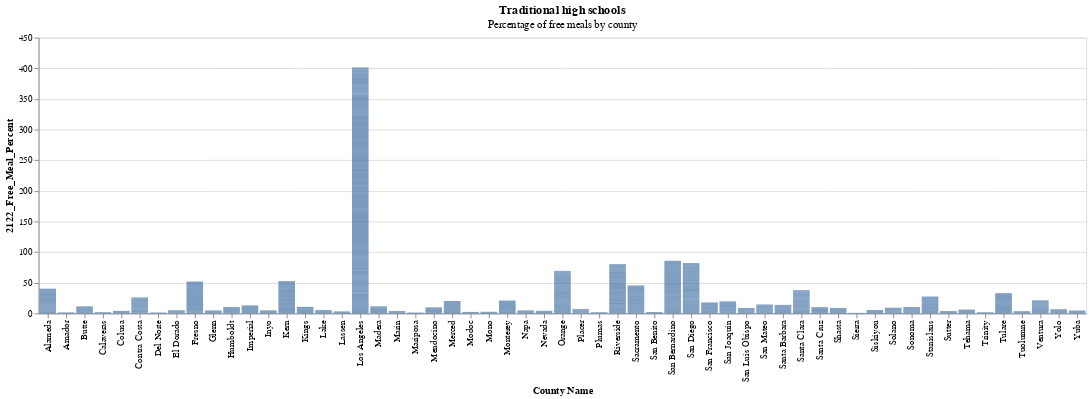

Notebook code cell kept with this figure:
### Code cell
alt.Chart(traditional_high_schools_2122).mark_bar().encode(
    x='County Name',
    y='2122_Free_Meal_Percent'
).properties(
    title={
        'text': 'Traditional high schools',
        'subtitle' : ['Percentage of free meals by county']
    }
)

### Figure 1 — Vega-Lite specification as saved in the notebook (floating-point values rounded to 4 significant figures; data arrays with more than 128 entries replaced by an {"elided": "..."} marker saying what was removed)
{"config": {"view": {"continuousWidth": 400, "continuousHeight": 300}}, "data": {"name": "data-47aecb9d81f73ccb9ad0a7f2b4f275d5"}, "mark": "bar", "encoding": {"x": {"type": "nominal", "field": "County Name"}, "y": {"type": "quantitative", "field": "2122_Free_Meal_Percent"}}, "title": {"text": "Traditional high schools", "subtitle": ["Percentage of free meals by county"]}, "$schema": "https://vega.github.io/schema/vega-lite/v4.8.1.json", "datasets": {"data-47aecb9d81f73ccb9ad0a7f2b4f275d5": {"elided": "2599 records"}}}
